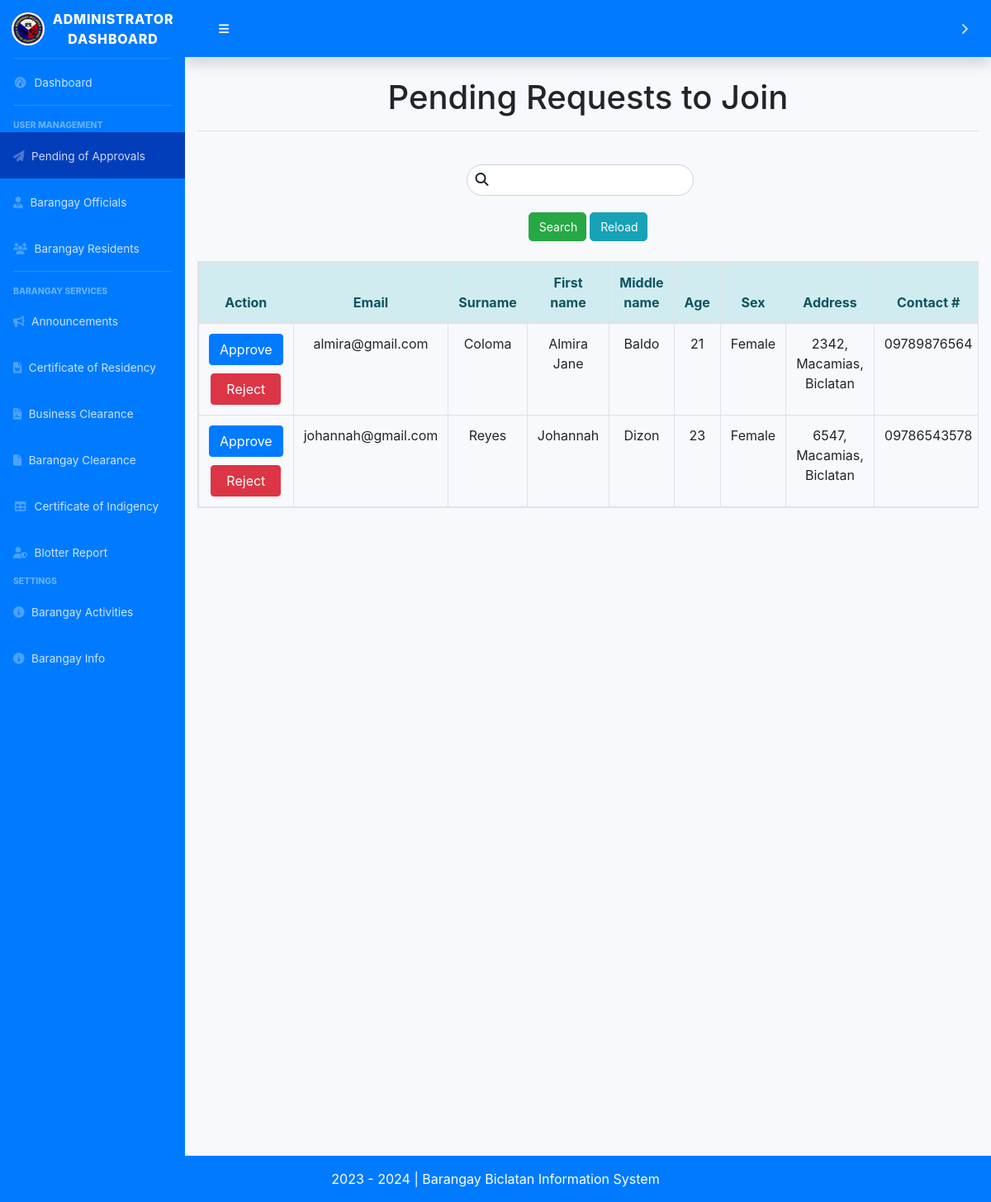
Page /admn_resident_request.php on the committed database.
### tables this page shows
CREATE TABLE `tbl_resident` (
  `id_resident` int(11) NOT NULL,
  `request_status` varchar(50) NOT NULL,
  `res_photo` mediumblob DEFAULT NULL,
  `email` varchar(255) NOT NULL,
  `password` varchar(255) NOT NULL,
  `lname` varchar(255) NOT NULL,
  `fname` varchar(255) NOT NULL,
  `mi` varchar(255) NOT NULL,
  `age` int(11) NOT NULL,
  `sex` varchar(255) NOT NULL,
  `status` varchar(255) NOT NULL,
  `houseno` varchar(255) DEFAULT NULL,
  `street` varchar(255) DEFAULT NULL,
  `brgy` varchar(255) DEFAULT NULL,
  `municipal` varchar(255) DEFAULT NULL,
  `address` varchar(255) DEFAULT NULL,
  `contact` varchar(255) NOT NULL,
  `bdate` date NOT NULL,
  `bplace` varchar(255) NOT NULL,
  `nationality` varchar(255) NOT NULL,
  `family_role` varchar(255) NOT NULL,
  `voter` varchar(255) DEFAULT NULL,
  `pwd` varchar(10) NOT NULL,
  `indigent` varchar(255) NOT NULL,
  `single_parent` varchar(255) NOT NULL,
  `malnourished` varchar(255) NOT NULL,
  `four_ps` varchar(255) NOT NULL,
  `vaccinated` varchar(255) NOT NULL,
  `pregnancy` varchar(255) NOT NULL,
  `role` varchar(255) NOT NULL,
  `addedby` varchar(255) DEFAULT NULL
);

### classes/resident.class.php (called while the page is built, shortened)
<?php
    class ResidentClass extends BMISClass {
    public function view_request() {
        $connection = $this->openConn();
        $stmt = $connection->prepare("SELECT * FROM tbl_resident WHERE request_status='pending'");
        $stmt->execute();
        $result = $stmt->fetchAll(PDO::FETCH_ASSOC);
        return $result;
    }
    }
?>

### admn_resident_request.php (the view, shortened to what this page needs)
    <?php
        include('classes/resident.class.php');
        $view = $residentbmis->view_request();
    ?>
<!DOCTYPE html>
<html lang="en">
        <head>
            <link href="vendor/fontawesome-free/css/all.min.css" rel="stylesheet" type="text/css">
            <link href="css/sb-admin-2.min.css" rel="stylesheet">
        </head>
        <body id="page-top">
            <?php
                include('dashboard_sidebar_start.php');
                ?>
            <div class="container-fluid">
                <h1 class="mb-1 text-center">Pending Requests to Join</h1>
                <hr>
                <br>
                <div class="col-md-12">
                    <form method="POST" action="">
                        <div class="input-icons" >
                            <i class="fa fa-search icon"></i>
                            <input type="search" class="form-control search" name="keyword" style="border-radius: 30px;" value="" required=""/>
                        </div>
                            <center><button class="btn btn-success" name="search_resident" style="width: 70px; font-size: 14px; border-radius:5px;">Search</button>
                            <a href="admn_resident_crud.php" class="btn btn-info" style="width: 70px; font-size: 14px; border-radius:5px;">Reload</a></center>
                    </form>
                    </div>
                    <br>
                <table class="table table-hover table-bordered text-center table-responsive">
                <thead class="alert-info">
                    <tr>
                        <th> Action </th>
                        <th> Email </th>
                        <th> Surname </th>
                        <th> First name </th>
                        <th> Middle name </th>
                        <th> Age </th>
                        <th> Sex </th>
                        <th> Address</th>
                        <th> Contact # </th>
                    </tr>
                </thead>
                <tbody>
                    <?php if(is_array($view)) {?>
                                    <?php foreach($view as $view) {?>
                                        <tr>
                                            <td>
                                                <form method="POST" action="" onsubmit="return confirmAction();">
                                                    <button type="submit" name="approve_request" class="btn btn-primary" style="margin-bottom: 10px;">Approve</button>
                                                    <button type="submit" name="reject_request" class="btn btn-danger" style="width: 85px;">Reject</button>
                                                </form>
                                            </td>
                                            <td> <?= $view['email'];?> </td>
                                            <td> <?= $view['lname'];?> </td>
                                            <td> <?= $view['fname'];?> </td>
                                            <td> <?= $view['mi'];?> </td>
                                            <td> <?= $view['age'];?> </td>
                                            <td> <?= $view['sex'];?> </td>
                                            <td> <?= $view['houseno'];?>, <?= $view['street'];?>, <?= $view['brgy'];?> </td>
                                            <td> <?= $view['contact'];?> </td>
                                        </tr>
                                    <?php }?>
                                <?php } ?>
                                            </tbody>
            </table>
            </div>
        <link href="customcss/regiformstyle.css" rel="stylesheet" type="text/css">
        <link href="bootstrap/css/bootstrap.css" rel="stylesheet" type="text/css">
            <br>
<link href="customcss/regiformstyle.css" rel="stylesheet" type="text/css">
<link href="bootstrap/css/bootstrap.css" rel="stylesheet" type="text/css">
<?php
    include('dashboard_sidebar_end.php');
?>
</body>

### css/regiformstyle.css (style rules this page uses)
body { background-color:#fff !important; }

### admn_resident_request.php (style rules this page uses)
.input-icons i { position: absolute; }
.input-icons { width: 30%; margin-bottom: 20px; margin-left: 34%; }
.icon { padding: 10px; min-width: 40px; }
.search { text-align: center; }

### dashboard_sidebar_end.php (style rules this page uses)
html, body { height: 100%; }

### rows in the picture
tbl_resident: email "almira@gmail.com", lname "Coloma", fname "Almira Jane", mi "Baldo", age "21", sex "Female", houseno "2342", street "Macamias", brgy "Biclatan", contact "09789876564"
tbl_resident: email "johannah@gmail.com", lname "Reyes", fname "Johannah", mi "Dizon", age "23", sex "Female", houseno "6547", street "Macamias", brgy "Biclatan", contact "09786543578"
